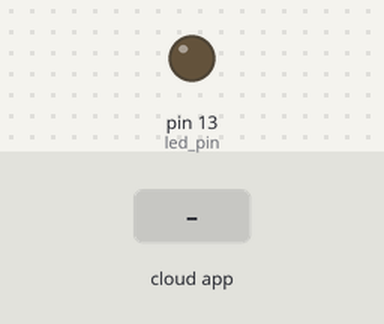
Recording of a sketch running on a simulated Arduino Uno, built with avr-gcc and run on an emulated ATmega328P. On the bench: output pins drawn as LEDs (lit = HIGH). The inputs (shaded band) are chosen by the test bench. The ROS host is connected and sends only what is stated.

Above: at 1.3 s.
1.4 s: the phone or cloud app sets toggle_led to 0
At 2.5 s:
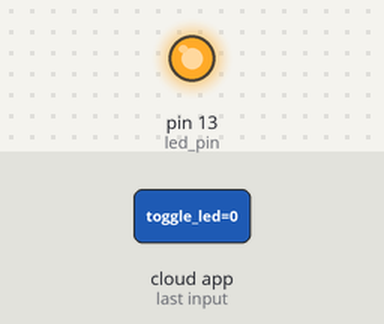
3.0 s: the phone or cloud app sets toggle_led to 1
At 3.7 s:
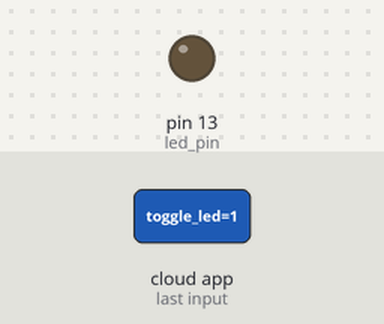
Timing chart, 0 to 6.0 s (numbered marks = the images above; inputs shaded):
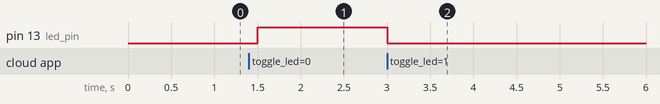

Measured:
- after the input at 1.4 s, pin 13 (led_pin): LOW → HIGH after 0.10 s
- after the input at 3.0 s, pin 13 (led_pin): HIGH → LOW at once

The sketch:

2_toogle_led.ino
```cpp
 // rosserial PubSub Example
 // Prints "hello world!" and toggles led

#include <ros.h>
#include <std_msgs/Empty.h>//arduino node subscribes to this data type (arduino receives empty type message from ros)

ros::NodeHandle  nh;


void messageCb( const std_msgs::Empty& toggle_msg)//callback function for led
{
  digitalWrite(13, HIGH-digitalRead(13));   // blink the led
}

ros::Subscriber<std_msgs::Empty> sub("toggle_led", messageCb );

void setup()
{
  pinMode(13, OUTPUT);//led pin
  nh.initNode();
  nh.subscribe(sub);
}

void loop()
{
  nh.spinOnce();
  delay(500);
}
```
